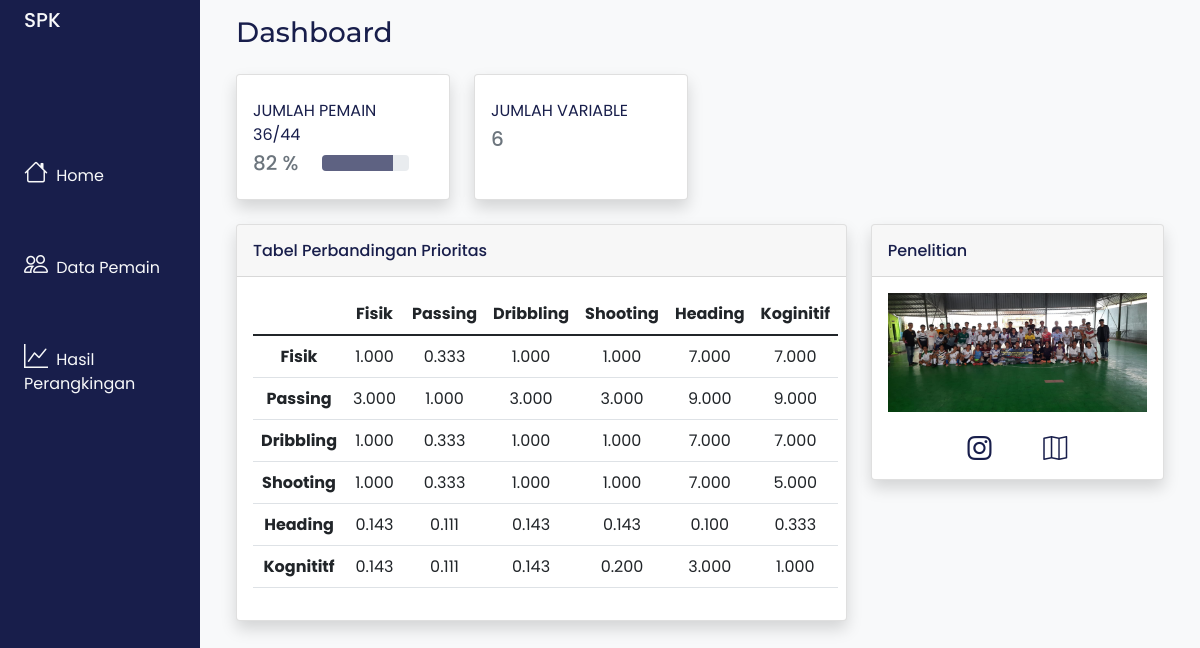
Page /index.php/home on the committed database.
### tables this page shows
CREATE TABLE `tblperbandingan` (
  `fisik` varchar(155) NOT NULL,
  `passing` varchar(155) NOT NULL,
  `dribbling` varchar(155) NOT NULL,
  `shooting` varchar(155) NOT NULL,
  `heading` varchar(155) NOT NULL,
  `kognitif` varchar(155) NOT NULL
);

### application/controllers/Home.php (called while the page is built, shortened)
<?php
class Home extends CI_Controller
{
    public function index()
    {
        $x['data'] = $this->m_pemain->getAll();
        $x['tblperbandingan'] = $this->m_pemain->getAllTblPerbandingan();
        $this->load->view('Dashboard/v_home', $x);
    }
}

### index.php (called while the page is built, shortened)
<?php
require_once BASEPATH.'core/CodeIgniter.php';

### application/models/M_pemain.php (called while the page is built, shortened)
<?php
class M_pemain extends CI_Model
{
    function getAllTblPerbandingan()
    {
        $hsl = $this->db->query("SELECT * FROM tblperbandingan")->result_array();
        return $hsl;
    }
}

### application/views/Dashboard/v_home.php (the view, shortened to what this page needs)
<html lang="en">
<head>
    <link rel="stylesheet" href="<?= base_url();?>/assets/bootstrap-5/css/bootstrap.css" />
    <link rel="stylesheet" href="https://cdn.jsdelivr.net/npm/bootstrap-icons@1.8.2/font/bootstrap-icons.css">
    <link rel="stylesheet" href="<?= base_url();?>/assets/style.css" />
</head>
<body class="bg-dark">
    <div class="container-fluid bg-light">
        <div class="row flex-nowrap">
            <?php $this->load->view('Dashboard/v_sidebar'); ?>
            <div class="col py-3">
                <div class="container-fluid">
                    <div class="d-sm-flex align-items-center justify-content-between mb-4">
                        <h1 class="h3 mb-0 text-gray-800">Dashboard</h1>
                    </div>
                    <div class="row">
                        <div class="col-xl-3 col-md-6 mb-4">
                            <div class="card border-left-info shadow h-100 py-2">
                                <div class="card-body">
                                    <div class="row no-gutters align-items-center">
                                        <div class="col mr-2">
                                            <div class="text-xs font-weight-bold text-primary text-uppercase mb-1">
                                                Jumlah Pemain <?= count($data); ?>/44
                                            </div>
                                            <div class="row no-gutters align-items-center">
                                                <div class="col-auto">
                                                    <div class="h5 mb-0  d-block font-weight-bold text-secondary">
                                                        <?= round((count($data)/44),2)*100; ?> %
                                                    </div>
                                                </div>
                                                <div class="col">
                                                    <div class="progress progress-sm mr-2">
                                                        <div class="progress-bar bg-secondary-bar" role="progressbar"
                                                            style="width: <?= round((count($data)/44),2)*100; ?>%" aria-valuenow="50" aria-valuemin="0"
                                                            aria-valuemax="100"></div>
                                                    </div>
                                                </div>
                                            </div>
                                        </div>
                                    </div>
                                </div>
                            </div>
                        </div>
                        <div class="col-xl-3 col-md-6 mb-4">
                            <div class="card border-left-warning shadow h-100 py-2">
                                <div class="card-body">
                                    <div class="row no-gutters align-items-center">
                                        <div class="col mr-2">
                                            <div class="text-xs font-weight-bold text-primary text-uppercase mb-1">
                                                Jumlah Variable
                                            </div>
                                            <div class="h5 mb-0 font-weight-bold text-secondary">
                                                6
                                            </div>
                                        </div>
                                    </div>
                                </div>
                            </div>
                        </div>
                    </div>
                    <div class="row">
                        <div class="col-xl-8 col-lg-7">
                            <div class="card shadow mb-4">
                                <div
                                    class="card-header py-3 d-flex flex-row align-items-center justify-content-between">
                                    <h6 class="m-0 font-weight-bold text-primary">
                                        Tabel Perbandingan Prioritas
                                    </h6>
                                </div>
                                <div class="card-body">
                                    <div class="d-flex">
                                        <table class="table text-center">
                                            <thead>
                                                <tr>
                                                    <th scope="col"></th>
                                                    <th scope="col">Fisik</th>
                                                    <th scope="col">Passing</th>
                                                    <th scope="col">Dribbling</th>
                                                    <th scope="col">Shooting</th>
                                                    <th scope="col">Heading</th>
                                                    <th scope="col">Koginitif</th>
                                                </tr>
                                            </thead>
                                            <tbody>
                                                <?php $i = 0 ?>
                                                <?php foreach ($tblperbandingan as $d) : ?>
                                                <?php $i++; ?>
                                                <tr>
                                                    <?php switch ($i){
                                                        case 1:
                                                            echo '<th scope="row">Fisik</th>';
                                                            break;
                                                        case 2:
                                                            echo '<th scope="row">Passing</th>';
                                                            break;
                                                        case 3:
                                                            echo '<th scope="row">Dribbling</th>';
                                                            break;
                                                        case 4:
                                                            echo '<th scope="row">Shooting</th>';
                                                            break;
                                                        case 5:
                                                            echo '<th scope="row">Heading</th>';
                                                            break;
                                                        case 6:
                                                            echo '<th scope="row">Kognititf</th>';
                                                            break;
                                                    } ?>
                                                    <td><?= $d["fisik"]; ?></td>
                                                    <td><?= $d["passing"]; ?></td>
                                                    <td><?= $d["dribbling"]; ?></td>
                                                    <td><?= $d["shooting"]; ?></td>
                                                    <td><?= $d["heading"]; ?></td>
                                                    <td><?= $d["kognitif"]; ?></td>
                                                </tr>
                                                <?php endforeach; ?>
                                            </tbody>
                                        </table>
                                    </div>
                                </div>
                            </div>
                        </div>
                        <div class="col-xl-4 col-lg-5">
                            <div class="card shadow mb-4">
                                <div
                                    class="card-header py-3 d-flex flex-row align-items-center justify-content-between">
                                    <h6 class="m-0 font-weight-bold text-primary">
                                        Penelitian
                                    </h6>
                                </div>
                                <div class="card-body">
                                    <div class="d-flex">
                                        <div class="m-auto h-100 w-100">
                                            <img src="<?= base_url() ?>/assets/images/bukti.jpeg" class="w-100" alt="" />
                                        </div>
                                    </div>
                                    <div class="mt-4 text-center small">
                                        <span class="me-5"><a href="https://www.instagram.com/p/B1yckC_jAHr/">
                                                <i class="fs-4 bi-instagram text-primary"></i></a>
                                        </span>
                                        <span class="mr-2"><a
                                                href="https://ulasantempat.com/lampung/badminton-futsal-kafifa-467368">
                                                <i class="fs-4 bi-map text-primary"></i>
                                            </a>
                                        </span>
                                    </div>
                                </div>
                            </div>
                        </div>
                    </div>
                </div>
            </div>
        </div>
    </div>
</body>
</html>

### application/views/Dashboard/v_sidebar.php
<div class="col-auto col-md-3 col-xl-2 px-sm-2 px-0 bg-sidebar">
                <div class="d-flex flex-column align-items-center align-items-sm-start px-3 pt-2 text-white min-vh-100">
                    <a href="<?= base_url('home') ?>"
                        class="d-flex align-items-center pb-3 mb-md-0 me-md-auto text-white text-decoration-none">
                        <span class="fs-5 d-none d-sm-inline"><h5 class="text-light">SPK</h5></span>
                    </a>
                    <ul class="nav nav-pills flex-column mb-sm-auto mb-0 align-items-center align-items-sm-start mt-5"
                        id="menu">
                        <li class="nav-item mt-5">
                            <a href="<?= base_url() ?>home" class="nav-link align-middle px-0 text-light">
                                <i class="fs-4 bi-house"></i>
                                <span class="ms-1 d-none d-sm-inline">Home</span>
                            </a>
                        </li>
                        <li class="nav-item mt-5">
                            <a href="<?= base_url() ?>data" class="nav-link px-0 align-middle text-light">
                                <i class="fs-4 bi-people"></i>
                                <span class="ms-1 d-none d-sm-inline">Data Pemain</span></a>
                        </li>
                        <li class="nav-item mt-5">
                            <a href="<?= site_url() ?>SPK" class="nav-link px-0 align-middle text-light">
                                <i class="fs-4 bi-graph-up"></i>
                                <span class="ms-1 d-none d-sm-inline">Hasil Perangkingan</span>
                            </a>
                        </li>
                    </ul>
                </div>
            </div>

### assets/style.css (style rules this page uses)
* { font-family: Poppins; }
body { height: 100vh; margin: 0; display: flex; flex-direction: column; }
h1 { font-family: Montserrat; font-weight: bold; color: #181e4b; }
h5 { color: #df6951; }
a { text-decoration: none; }
.text-primary { color: #181e4b !important; }
.text-secondary { color: #5e6282; }
.bg-secondary-bar { background-color: #5e6282 !important; }
.bg-sidebar, .bg-primary-bar { background-color: #181e4b !important; }

### rows in the picture
tblperbandingan: shows "Fisik", fisik "1.000", passing "0.333", dribbling "1.000", shooting "1.000", heading "7.000", kognitif "7.000"
tblperbandingan: shows "Passing", fisik "3.000", passing "1.000", dribbling "3.000", shooting "3.000", heading "9.000", kognitif "9.000"
tblperbandingan: shows "Dribbling", fisik "1.000", passing "0.333", dribbling "1.000", shooting "1.000", heading "7.000", kognitif "7.000"
tblperbandingan: shows "Shooting", fisik "1.000", passing "0.333", dribbling "1.000", shooting "1.000", heading "7.000", kognitif "5.000"
tblperbandingan: shows "Heading", fisik "0.143", passing "0.111", dribbling "0.143", shooting "0.143", heading "0.100", kognitif "0.333"
tblperbandingan: shows "Kognititf", fisik "0.143", passing "0.111", dribbling "0.143", shooting "0.200", heading "3.000", kognitif "1.000"

### other values in the picture
count($data) "36"
round((count($data)/44),2)*100 "82"
